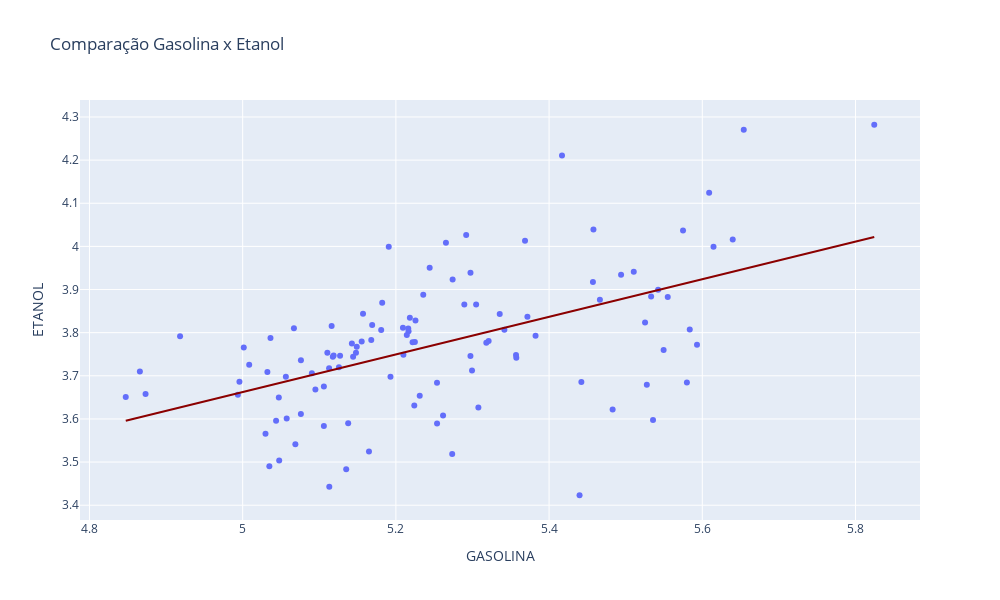

The code cell stored with this chart in its notebook:
### Code cell
# Scatter Plot
px.scatter(Anl_Produto, # Define qual Dataframe vai Criar o Gráfico 
           x='GASOLINA', # Define os dados do Eixo X
           y='ETANOL', # Define os dados do Eixo Y
           title='Comparação Gasolina x Etanol', 
           trendline='ols', # Define um tipo de linha de tedencia
           trendline_color_override='darkred', # Define o tema para linha de tedencia
           height=600,  width=1000 # Define o tamanho padrão do gráfico 
           )
